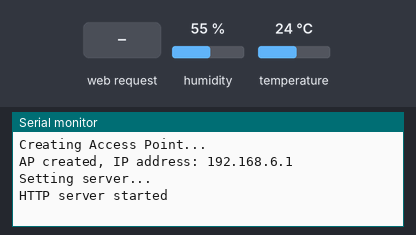
The sketch below on a simulated ESP8266 (NodeMCU). On the bench: the last lines printed to the serial monitor. Inputs (shaded band) come from the test bench; at power-on: humidity 55 %, temperature 24 °C.

Above: at 1.2 s.
1.3 s: HTTP request GET / received
At 2.2 s:
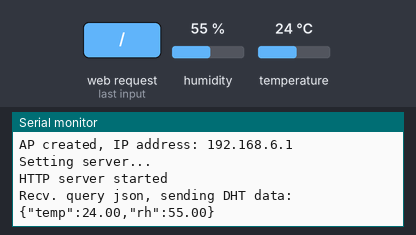
2.8 s: HTTP request GET /json2/ received
At 4.0 s:
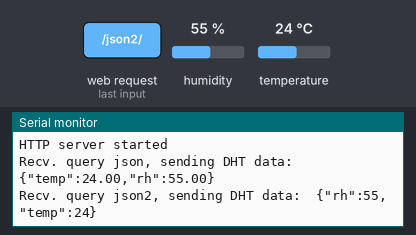
4.3 s: HTTP request GET /text/ received
At 5.6 s:
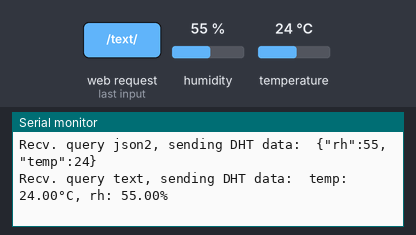

Measured:
- after the input at 1.3 s, the serial monitor: prints a new line at once (image 1)
- after the input at 2.8 s, the serial monitor: prints a new line at once (image 2)
- after the input at 4.3 s, the serial monitor: prints a new line at once (image 3)

The sketch:

esp8266_ap-sen_dht.ino
```cpp
/**
 * Create a WiFi AP and run a server returning DHT readings.
 *
 * Requirements:
 * - Board: ESP8266
 * - Additional board management URLs:
 *   - https://arduino.esp8266.com/stable/package_esp8266com_index.json
 * - Libs:
 *   - DHT sensor library by Adafruit: github.com/adafruit/DHT-sensor-library
 *   - ArduinoJson by Benoit Blanchon: github.com/bblanchon/ArduinoJson
 *
 * Resources:
 * - https://arduino-esp8266.readthedocs.io/en/latest/esp8266wifi/readme.html
 * - https://github.com/esp8266/Arduino/tree/master/libraries/ESP8266WebServer
*/

#include <DHT.h>
#include <ESP8266WiFi.h>
#include <ESP8266WebServer.h>
#include <ArduinoJson.h>


// Cfg
// ----------------------------------------------------------------------------
const uint8_t dht_pin   = D5;     // i: GPIO or Di, ex: D4 (common onboard LED)
const uint8_t dht_type  = DHT22;  // DHT.h: DHT11, DHT12, DHT21, DHT22, AM2301
DHT sen_dht(dht_pin, dht_type);

const char* ap_ssid       = "";
const char* ap_password   = "";
const uint8_t ap_channel  = 11;
const bool ap_hidden      = false;
const uint8_t ap_max_conn = 4;  // Max STA on AP - 0 to 8, Default: 4
const IPAddress ap_ip_addr(192, 168, 6, 1);
const IPAddress ap_gateway(192, 168, 6, 1);
const IPAddress ap_subnet_mask(255, 255, 255, 0);

ESP8266WebServer server(80);


// Server
// ----------------------------------------------------------------------------
void handle_text()
{
  const float rh    = sen_dht.readHumidity();     // Relative humidity (%)
  const float temp  = sen_dht.readTemperature();  // Temperature (Celsius)

  Serial.print(F("Recv. query text, sending DHT data:\t"));
  Serial.print(F("temp: "));
  Serial.print(temp);
  Serial.print(F("°C, rh: "));
  Serial.print(rh);
  Serial.println(F("%"));
  String text = "Temperature: ";
  text += rh;
  text += "°C\tRelative humidity: ";
  text += temp;
  text += "%";
  server.send(200, "text/plain", text);
}

void handle_json()
{
  const float rh    = sen_dht.readHumidity();     // Relative humidity (%)
  const float temp  = sen_dht.readTemperature();  // Temperature (Celsius)

  String json_string = "{\"temp\":";
  json_string += temp;
  json_string += ",\"rh\":";
  json_string += rh;
  json_string += "}";
  Serial.print(F("Recv. query json, sending DHT data:\t"));
  Serial.println(json_string);
  server.send(200, "application/json", json_string);
}

void handle_json_2()
{
  const float rh    = sen_dht.readHumidity();     // Relative humidity (%)
  const float temp  = sen_dht.readTemperature();  // Temperature (Celsius)

  const int capacity = JSON_OBJECT_SIZE(2);
  StaticJsonDocument<capacity> doc;
  doc["rh"]   = rh;
  doc["temp"] = temp;
  String json_string;
  serializeJson(doc, json_string);
  Serial.print(F("Recv. query json2, sending DHT data:\t"));
  Serial.println(json_string);
  server.send(200, "application/json", json_string);
}


// Exec
// ----------------------------------------------------------------------------
void setup()
{
  Serial.begin(115200);
  Serial.println();

  // Sensor
  sen_dht.begin();

  // Access Point
  Serial.println("Creating Access Point...");
  WiFi.persistent(false);
  WiFi.mode(WIFI_AP);
  WiFi.softAPConfig(ap_ip_addr, ap_gateway, ap_subnet_mask);
  WiFi.softAP(ap_ssid, ap_password, ap_channel, ap_hidden, ap_max_conn);
  IPAddress ap_ip = WiFi.softAPIP();
  Serial.print("AP created, IP address: ");
  Serial.println(ap_ip);

  // Server
  Serial.println("Setting server...");
  server.on("/", handle_json);
  server.on("/json/", handle_json);
  server.on("/json2/", handle_json_2);
  server.on("/text/", handle_text);
  server.begin();
  Serial.println("HTTP server started");
}

void loop()
{
  server.handleClient();
}
```
